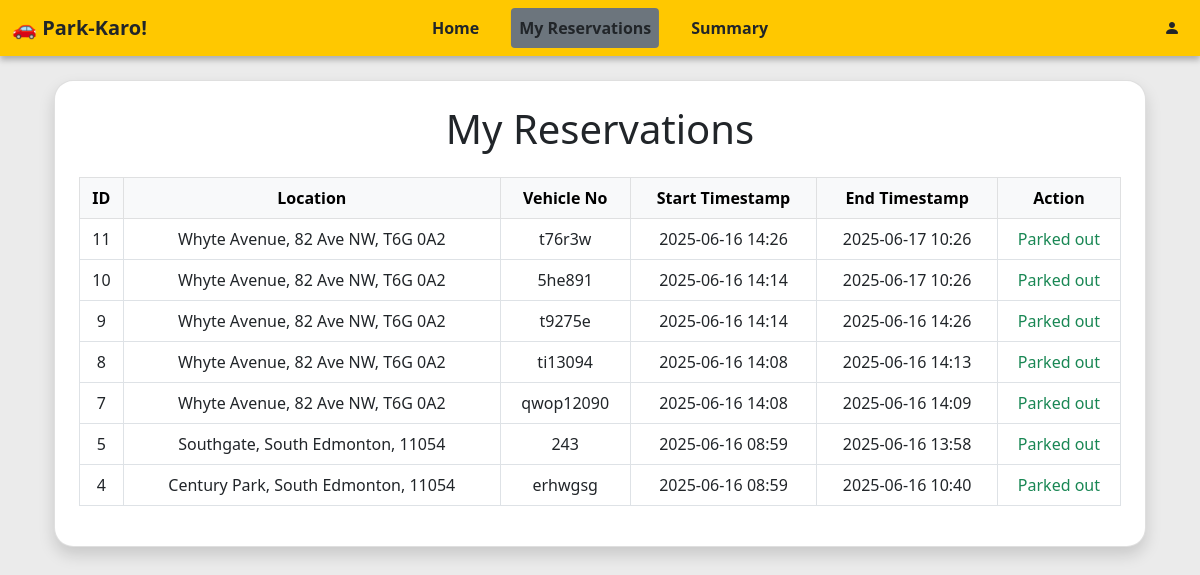
The page /user/reservations (signed in) on the database its author committed.
### models/lot.py (models this page shows)
class Lot(db.Model):
    __tablename__ = 'parkinglot'
    id = db.Column(db.Integer, primary_key=True)
    name = db.Column(db.String(50), nullable=False)
    price_per_hour = db.Column(db.Float, nullable=False)
    address = db.Column(db.String(200), nullable=False)
    pincode = db.Column(db.String(10), nullable=False)
    total_spots = db.Column(db.Integer, nullable=False)
    spots = db.relationship('Spot', backref='lot', lazy=True)

### models/reserve.py (models this page shows)
class Reserve(db.Model):
    __tablename__ = 'reserve'
    id = db.Column(db.Integer, primary_key=True)
    spot_id = db.Column(db.Integer, db.ForeignKey('parkingspot.id'), nullable=False)
    user_id = db.Column(db.Integer, db.ForeignKey('user.id'), nullable=False)
    start_time = db.Column(db.DateTime, nullable=False)
    end_time = db.Column(db.DateTime, nullable=True)
    cost_per_hour = db.Column(db.Float, nullable=False)
    vehicle_number = db.Column(db.String(20), nullable=False)

### controllers/auth.py (the view)
@api.route("/user/reservations")
def user_reservations():
    reservations = [
        {
            "id": r.id,
            "location": r.spot.lot.name,
            "pincode": r.spot.lot.pincode,
            "address": r.spot.lot.address,
            "vehicle_number": r.vehicle_number,
            "start_time": r.start_time,
            "end_time": r.end_time,
            "cost_per_hour": r.cost_per_hour,
        }
        for r in Reserve.query.filter_by(user_id=session["user_id"]).order_by(Reserve.start_time.desc()).all()
    ]
    return render_template("user/reservations.html", reservations=reservations)

### app.py (called while the page is built)
def create_app():
    app = Flask(__name__)
    app.config['SQLALCHEMY_DATABASE_URI'] = 'sqlite:///parking.db'
    app.config['SQLALCHEMY_TRACK_MODIFICATIONS'] = False
    app.secret_key = "shh-its-a-secret"
    db.init_app(app)
    from models import lot, spot, reserve, user
    with app.app_context():
        db.create_all()
        if not User.query.filter_by(id=0).first():
            db.session.add(User(
                id=0,
                name='admin',
                email='admin@email.com',
                password=generate_password_hash('admin'),
                is_admin=True,
            ))
            db.session.commit()
    app.register_blueprint(auth_api)
    @app.route("/")
    def home():
        return render_template("home.html")
    @app.context_processor
    def inject_request():
        return dict(request=request)
    return app

### templates/user/reservations.html (shortened to what this page needs)
{% extends "dash_layout.html" %}
{% block content %}
<div class="container mt-4">
  <div class="card shadow rounded p-4">
    <h1 class="mb-4 fw-normal text-center">My Reservations</h1>
    {% if reservations %}
    <div class="table-responsive">
      <table class="table table-bordered table-hover">
        <thead class="table-light text-center">
          <tr>
            <th>ID</th>
            <th>Location</th>
            <th>Vehicle No</th>
            <th>Start Timestamp</th>
            <th>End Timestamp</th>
            <th>Action</th>
          </tr>
        </thead>
        <tbody class="text-center">
          {% for r in reservations %}
          <tr>
            <td>{{ r.id }}</td>
            <td>{{ r.location }}, {{r.address}}, {{r.pincode}}</td>
            <td>{{ r.vehicle_number }}</td>
            <td>{{ r.start_time.strftime('%Y-%m-%d %H:%M') }}</td>
            <td>
              {% if r.end_time %}
                {{ r.end_time.strftime('%Y-%m-%d %H:%M') }}
              {% else %}
                <span>-</span>
              {% endif %}
            </td>
            <td>
              {% if not r.end_time %}
                <form method="POST" action="{{ url_for('auth.release_reservation', reservation_id=r.id) }}">
                  <button class="btn btn-danger btn-sm">Release</button>
                </form>
              {% else %}
                <span class="text-success">Parked out</span>
              {% endif %}
            </td>
          </tr>
          {% endfor %}
        </tbody>
      </table>
    </div>
    {% else %}
      <p class="text-center text-muted">You haven’t made any reservations yet.</p>
    {% endif %}
  </div>
</div>
{% endblock %}

### templates/user/reservations.html (style rules this page uses)
body { background-color: #ebebeb; }
.card { border-radius: 1.2rem !important; }
.card.shadow { box-shadow: 0 4px 12px rgba(0, 0, 0, 0.1); }

### rows shown on the page
Lot: location "Whyte Avenue" "Whyte Avenue" "Whyte Avenue" "Whyte Avenue" "Whyte Avenue", address "82 Ave NW" "82 Ave NW" "82 Ave NW" "82 Ave NW" "82 Ave NW", pincode "T6G 0A2" "T6G 0A2" "T6G 0A2" "T6G 0A2" "T6G 0A2"
Reserve: vehicle_number "t76r3w", start_time "2025-06-16 14:26", end_time "2025-06-17 10:26"
Reserve: vehicle_number "5he891", start_time "2025-06-16 14:14", end_time "2025-06-17 10:26"
Reserve: vehicle_number "t9275e", start_time "2025-06-16 14:14", end_time "2025-06-16 14:26"
Reserve: vehicle_number "ti13094", start_time "2025-06-16 14:08", end_time "2025-06-16 14:13"
Reserve: vehicle_number "qwop12090", start_time "2025-06-16 14:08", end_time "2025-06-16 14:09"
Lot: location "Southgate", address "South Edmonton", pincode "11054"
Reserve: vehicle_number "243", start_time "2025-06-16 08:59", end_time "2025-06-16 13:58"
Lot: location "Century Park", address "South Edmonton", pincode "11054"
Reserve: vehicle_number "erhwgsg", start_time "2025-06-16 08:59", end_time "2025-06-16 10:40"

### other values the page prints
{{ r.id }} "11" "10" "9" "8" "7" "5" "4"
